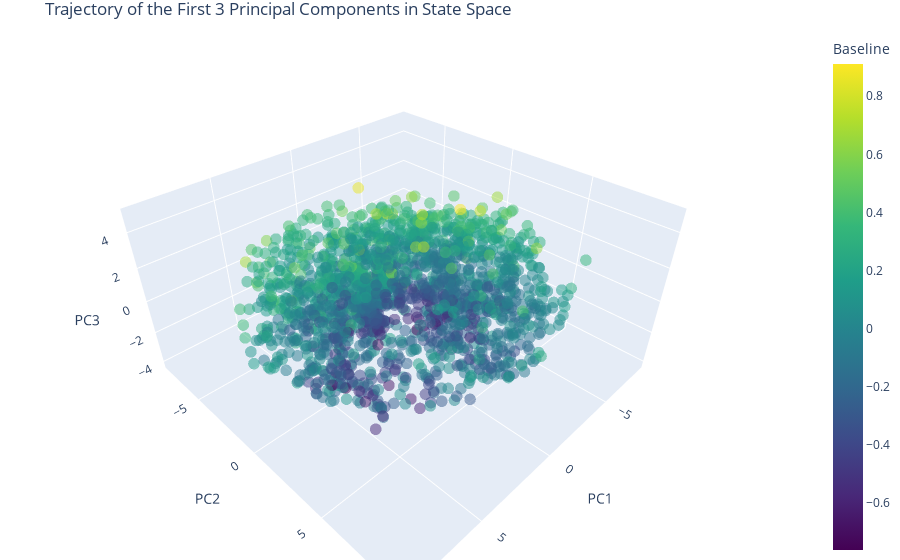

Notebook cell for this chart:
### Code cell
# Extract the first three PCs
pc1 = transformed_data[:, 0]
pc2 = transformed_data[:, 1]
pc3 = transformed_data[:, 2]

# Time steps for coloring
baseline = np.array(param_df.baseline)

# Create the figure
fig = go.Figure(data=[go.Scatter3d(
    x=pc1[::4],
    y=pc2[::4],
    z=pc3[::4],
    mode='markers',
    marker=dict(
        size=4,
        color=baseline[::4],  # Set color to time steps
        colorscale='Viridis',  # Choose a color scale
        colorbar=dict(title='Baseline'),
        opacity=0.5
    )
)])

'''for idx in big_drop_indices:
    fig.add_trace(go.Scatter3d(x=pc1[idx:idx+2], y=pc2[idx:idx+2], z=pc3[idx:idx+2],
                               mode='lines',
                               line=dict(color='red', width=2)))

for idx in big_increase_indices:
    fig.add_trace(go.Scatter3d(x=pc1[idx:idx+2], y=pc2[idx:idx+2], z=pc3[idx:idx+2],
                               mode='lines',
                               line=dict(color='black', width=2)))'''    
# Set the layout of the figure
fig.update_layout(
    title='Trajectory of the First 3 Principal Components in State Space',
    scene=dict(
        xaxis_title='PC1',
        yaxis_title='PC2',
        zaxis_title='PC3'
    ),
    margin=dict(l=0, r=0, b=0, t=30)
)

# Show the figure
fig.show()

### Figure 1 — Plotly figure (JSON) as saved in the notebook; plotly's stock layout.template omitted (floating-point values rounded to 4 significant figures; data arrays with more than 128 entries replaced by an {"elided": "..."} marker saying what was removed)
{"data": [{"marker": {"color": {"elided": "1872 float values"}, "colorbar": {"title": {"text": "Baseline"}}, "colorscale": [[0, "#440154"], [0.1111, "#482878"], [0.2222, "#3e4989"], [0.3333, "#31688e"], [0.4444, "#26828e"], [0.5556, "#1f9e89"], [0.6667, "#35b779"], [0.7778, "#6ece58"], [0.8889, "#b5de2b"], [1, "#fde725"]], "opacity": 0.5, "size": 4}, "mode": "markers", "type": "scatter3d", "x": {"elided": "1872 float values"}, "y": {"elided": "1872 float values"}, "z": {"elided": "1872 float values"}}], "layout": {"margin": {"b": 0, "l": 0, "r": 0, "t": 30}, "scene": {"xaxis": {"title": {"text": "PC1"}}, "yaxis": {"title": {"text": "PC2"}}, "zaxis": {"title": {"text": "PC3"}}}, "title": {"text": "Trajectory of the First 3 Principal Components in State Space"}}}
